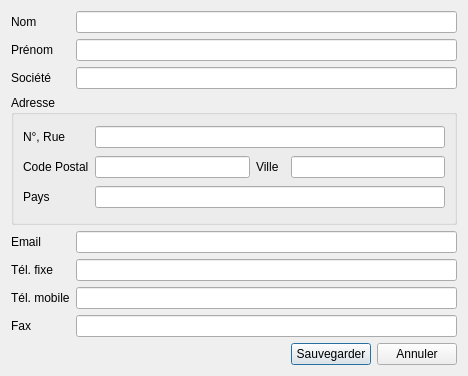
<?xml version="1.0" encoding="UTF-8"?>
<ui version="4.0">
 <class>DialogAddCustomer</class>
 <widget class="QDialog" name="DialogAddCustomer">
  <property name="geometry">
   <rect>
    <x>0</x>
    <y>0</y>
    <width>468</width>
    <height>376</height>
   </rect>
  </property>
  <property name="windowTitle">
   <string>Client</string>
  </property>
  <layout class="QGridLayout" name="gridLayout">
   <item row="3" column="0" colspan="2">
    <widget class="QGroupBox" name="groupBox">
     <property name="title">
      <string>Adresse</string>
     </property>
     <layout class="QGridLayout" name="gridLayout_2">
      <item row="0" column="1" colspan="4">
       <widget class="QLineEdit" name="leAddress">
        <property name="toolTip">
         <string>Adresse du client</string>
        </property>
       </widget>
      </item>
      <item row="1" column="2">
       <widget class="QLabel" name="label_5">
        <property name="text">
         <string>Ville</string>
        </property>
       </widget>
      </item>
      <item row="1" column="4">
       <widget class="QLineEdit" name="leCity">
        <property name="toolTip">
         <string>Ville</string>
        </property>
       </widget>
      </item>
      <item row="1" column="0">
       <widget class="QLabel" name="label_6">
        <property name="text">
         <string>Code Postal</string>
        </property>
       </widget>
      </item>
      <item row="1" column="1">
       <widget class="QLineEdit" name="lePostalCode">
        <property name="toolTip">
         <string>Code Postal</string>
        </property>
       </widget>
      </item>
      <item row="2" column="0">
       <widget class="QLabel" name="label_11">
        <property name="text">
         <string>Pays</string>
        </property>
       </widget>
      </item>
      <item row="0" column="0">
       <widget class="QLabel" name="label_4">
        <property name="text">
         <string>N°, Rue</string>
        </property>
       </widget>
      </item>
      <item row="2" column="1" colspan="4">
       <widget class="QLineEdit" name="leCountry">
        <property name="toolTip">
         <string>Pays</string>
        </property>
       </widget>
      </item>
     </layout>
    </widget>
   </item>
   <item row="2" column="1">
    <widget class="QLineEdit" name="leCompany">
     <property name="toolTip">
      <string>Nom de la société du client</string>
     </property>
    </widget>
   </item>
   <item row="4" column="0">
    <widget class="QLabel" name="label_7">
     <property name="text">
      <string>Email</string>
     </property>
    </widget>
   </item>
   <item row="2" column="0">
    <widget class="QLabel" name="label_3">
     <property name="text">
      <string>Société</string>
     </property>
    </widget>
   </item>
   <item row="4" column="1">
    <widget class="QLineEdit" name="leEmail">
     <property name="toolTip">
      <string>email</string>
     </property>
    </widget>
   </item>
   <item row="6" column="0">
    <widget class="QLabel" name="label_8">
     <property name="text">
      <string>Tél. mobile</string>
     </property>
    </widget>
   </item>
   <item row="6" column="1">
    <widget class="QLineEdit" name="leMobilePhone">
     <property name="toolTip">
      <string>Numéro de téléphone portable du client</string>
     </property>
    </widget>
   </item>
   <item row="8" column="0">
    <widget class="QLabel" name="label_10">
     <property name="text">
      <string>Fax</string>
     </property>
    </widget>
   </item>
   <item row="8" column="1">
    <widget class="QLineEdit" name="leFax">
     <property name="toolTip">
      <string>Numéro de fax du client</string>
     </property>
    </widget>
   </item>
   <item row="0" column="0">
    <widget class="QLabel" name="label">
     <property name="text">
      <string>Nom</string>
     </property>
    </widget>
   </item>
   <item row="0" column="1">
    <widget class="QLineEdit" name="leLastNameReferent">
     <property name="toolTip">
      <string>Nom du client</string>
     </property>
    </widget>
   </item>
   <item row="1" column="1">
    <widget class="QLineEdit" name="leFirstNameReferent">
     <property name="toolTip">
      <string>Prénom du client</string>
     </property>
    </widget>
   </item>
   <item row="1" column="0">
    <widget class="QLabel" name="label_2">
     <property name="text">
      <string>Prénom</string>
     </property>
    </widget>
   </item>
   <item row="9" column="0" colspan="2">
    <layout class="QHBoxLayout" name="horizontalLayout">
     <item>
      <spacer name="horizontalSpacer">
       <property name="orientation">
        <enum>Qt::Horizontal</enum>
       </property>
       <property name="sizeHint" stdset="0">
        <size>
         <width>40</width>
         <height>20</height>
        </size>
       </property>
      </spacer>
     </item>
     <item>
      <widget class="QPushButton" name="btnSave">
       <property name="text">
        <string>Sauvegarder</string>
       </property>
       <property name="icon">
        <iconset resource="../icons.qrc">
         <normaloff>:/icons/img/ok_valid.png</normaloff>:/icons/img/ok_valid.png</iconset>
       </property>
      </widget>
     </item>
     <item>
      <widget class="QPushButton" name="btnCancel">
       <property name="text">
        <string>Annuler</string>
       </property>
       <property name="icon">
        <iconset resource="../icons.qrc">
         <normaloff>:/icons/img/cancel.png</normaloff>:/icons/img/cancel.png</iconset>
       </property>
      </widget>
     </item>
    </layout>
   </item>
   <item row="5" column="0">
    <widget class="QLabel" name="label_9">
     <property name="text">
      <string>Tél. fixe</string>
     </property>
    </widget>
   </item>
   <item row="5" column="1">
    <widget class="QLineEdit" name="lePhone">
     <property name="toolTip">
      <string>Numéro de téléphone fixe du client</string>
     </property>
    </widget>
   </item>
  </layout>
 </widget>
 <tabstops>
  <tabstop>leLastNameReferent</tabstop>
  <tabstop>leFirstNameReferent</tabstop>
  <tabstop>leCompany</tabstop>
  <tabstop>leAddress</tabstop>
  <tabstop>lePostalCode</tabstop>
  <tabstop>leCity</tabstop>
  <tabstop>leCountry</tabstop>
  <tabstop>leEmail</tabstop>
  <tabstop>lePhone</tabstop>
  <tabstop>leMobilePhone</tabstop>
  <tabstop>leFax</tabstop>
  <tabstop>btnSave</tabstop>
  <tabstop>btnCancel</tabstop>
 </tabstops>
 <resources>
  <include location="../icons.qrc"/>
 </resources>
 <connections>
  <connection>
   <sender>btnSave</sender>
   <signal>released()</signal>
   <receiver>DialogAddCustomer</receiver>
   <slot>accept()</slot>
   <hints>
    <hint type="sourcelabel">
     <x>279</x>
     <y>377</y>
    </hint>
    <hint type="destinationlabel">
     <x>316</x>
     <y>435</y>
    </hint>
   </hints>
  </connection>
  <connection>
   <sender>btnCancel</sender>
   <signal>released()</signal>
   <receiver>DialogAddCustomer</receiver>
   <slot>reject()</slot>
   <hints>
    <hint type="sourcelabel">
     <x>390</x>
     <y>391</y>
    </hint>
    <hint type="destinationlabel">
     <x>147</x>
     <y>411</y>
    </hint>
   </hints>
  </connection>
 </connections>
</ui>
